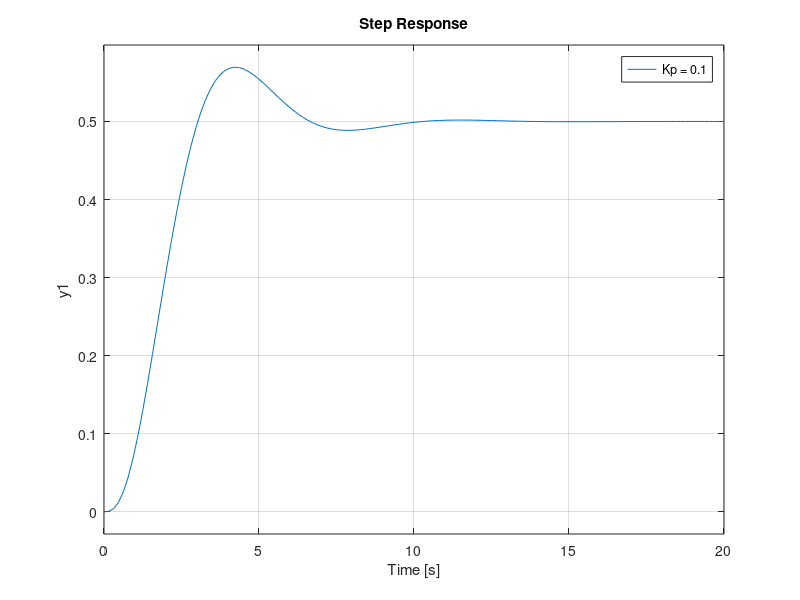
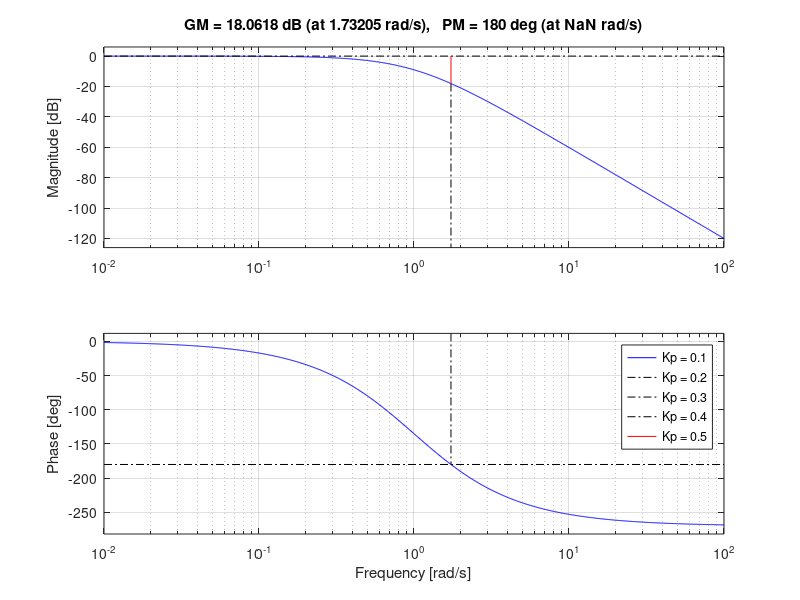
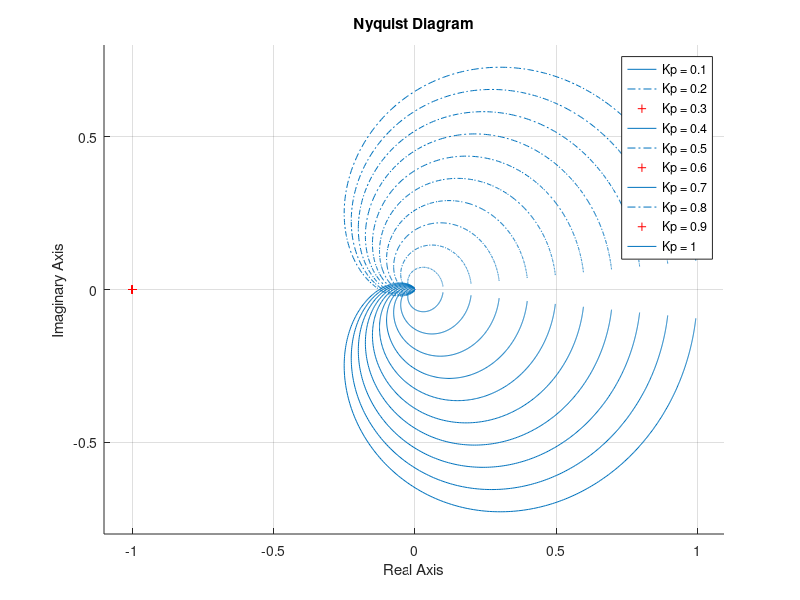
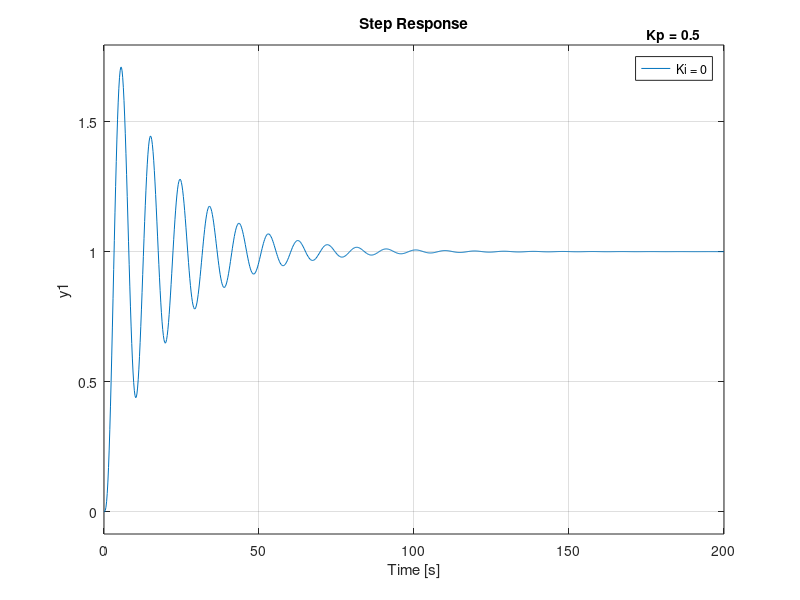

MATLAB code for these plots, in order:
clc; close all; clear all;

%% Influence des parametres

s = tf('s');

P = 1/(s+1)^3;

% Influence de Kp

figure(1); hold on;
figure(2); hold on;
figure(3); hold on;
labels = {};

for i = 1:10
    Kp = i*0.1;
    Ki = 0;
    Kd = 0;

    labels{end+1} = ['Kp = ' num2str(Kp)];

    C = (Kp*s+Ki+Kd*s^2)/s;

    L = P*C;

    figure(1);
    step(L/(1+L));
    figure(2);
    margin(L);
    figure(3);
    nyquist(L);
end
figure(1); legend(labels);
figure(2); legend(labels);
figure(3); legend(labels);

% Influence de Ki
figure(4); hold on;
figure(5); hold on;
figure(6); hold on;
labels = {};

for i = 0:10
    Kp = 0.5;
    Ki = i*0.1;
    Kd = 0;

    labels{end+1} = ['Ki = ' num2str(Ki)];

    C = (Kp*s+Ki+Kd*s^2)/s;

    L = P*C;

    figure(4);
    step(L/(1+L));
    figure(5);
    margin(L);
    figure(6);
    nyquist(L);
end
lgd = legend(labels);
figure(4); title(lgd, 'Kp = 0.5');
lgd = legend(labels);
figure(5); title(lgd, 'Kp = 0.5');
lgd = legend(labels);
figure(6); title(lgd, 'Kp = 0.5');

% Influence de Kd
figure(7); hold on;
figure(8); hold on;
figure(9); hold on;
labels = {};

for i = 0:10
    Kp = 0.5;
    Ki = 0.5;
    Kd = i*0.1;

    labels{end+1} = ['Kd = ' num2str(Kd)];

    C = (Kp*s+Ki+Kd*s^2)/s;

    L = P*C;
    figure(7);
    step(L/(1+L));
    figure(8);
    margin(L);
    figure(9);
    nyquist(L);
end
lgd = legend(labels);
figure(7); title(lgd, 'Kp = 0.5 | Ki = 0.5');
lgd = legend(labels);
figure(8); title(lgd, 'Kp = 0.5 | Ki = 0.5');
lgd = legend(labels);
figure(9); title(lgd, 'Kp = 0.5 | Ki = 0.5');

%%

s = tf('s');

P = 1/(s+1)^3;

Kp = 1;
Ki = 0.5;
Kd = 1;

C = (Kp*s+Ki+Kd*s^2)/s;

L = P*C;

figure; step(L/(1+L));

figure; hold on; margin(L); margin(L/(1+L)); legend('L', 'L/(1+L)');
figure; hold on; nyquist(L); nyquist(L/(1+L)); legend('L', 'L/(1+L)');
figure; hold on; nichols(L); nichols(L/(1+L)); legend('L', 'L/(1+L)');